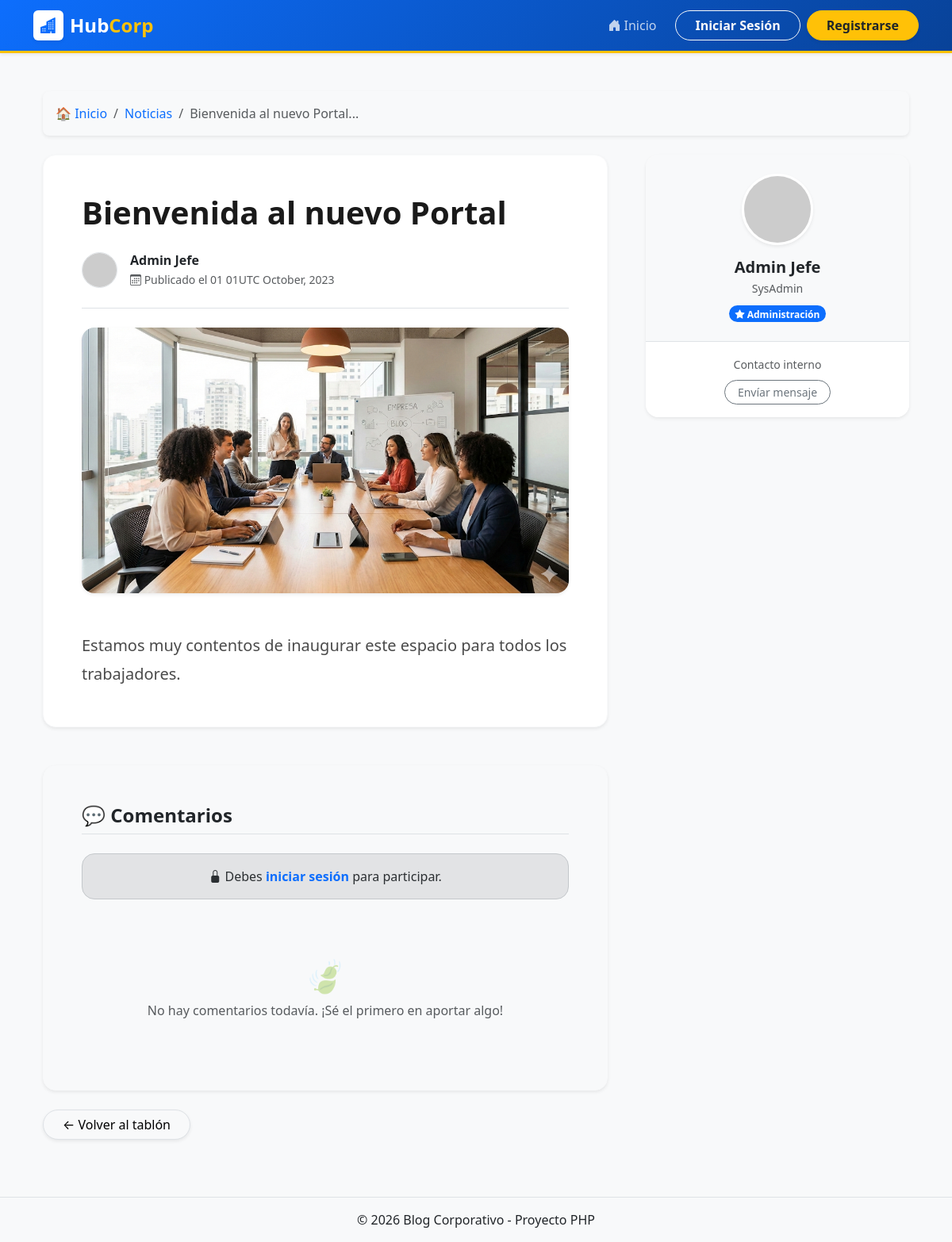
The page /post.php?id=1 on the database its author committed.
### tables this page shows
CREATE TABLE posts (
    id INT AUTO_INCREMENT PRIMARY KEY,
    titulo VARCHAR(200) NOT NULL,
    contenido TEXT NOT NULL,
    imagen VARCHAR(255) DEFAULT 'default.png',  
    fecha_publicacion DATETIME DEFAULT CURRENT_TIMESTAMP,
    autor_id INT,
    FOREIGN KEY (autor_id) REFERENCES usuarios(id) ON DELETE CASCADE
);

CREATE TABLE usuarios (
    id INT AUTO_INCREMENT PRIMARY KEY,
    nombre VARCHAR(100) NOT NULL,
    email VARCHAR(100) NOT NULL UNIQUE,
    password VARCHAR(255) NOT NULL,
    rol ENUM('admin', 'empleado') DEFAULT 'empleado',
    cargo VARCHAR(100) DEFAULT 'Nuevo empleado',
    avatar VARCHAR(255) DEFAULT 'default.png',  
    fecha_registro DATETIME DEFAULT CURRENT_TIMESTAMP
);

### post.php (the view, shortened to what this page needs)
<?php
require_once 'includes/conexion.php';
$id_post = $_GET['id'];
$sql = "SELECT p.*, u.nombre AS autor_nombre, u.avatar AS autor_avatar, u.rol AS autor_rol, u.cargo AS autor_cargo
        FROM posts p
        INNER JOIN usuarios u ON p.autor_id = u.id
        WHERE p.id = ?";
$stmt = mysqli_prepare($conn, $sql);
mysqli_stmt_bind_param($stmt, "i", $id_post);
mysqli_stmt_execute($stmt);
$resultado = mysqli_stmt_get_result($stmt);
$post = mysqli_fetch_assoc($resultado);
$ruta_avatar = 'assets/img/avatars/' . $post['autor_avatar'];
if (!file_exists($ruta_avatar) || empty($post['autor_avatar'])) {
    $ruta_avatar = "https://ui-avatars.com/api/?name=".urlencode($post['autor_nombre'])."&background=e9ecef&color=0d6efd";
}
$ruta_imagen_post = 'assets/img/posts/' . $post['imagen'];
if (!file_exists($ruta_imagen_post)) {
    $ruta_imagen_post = 'assets/img/posts/default.png';
}
include 'includes/header.php';
?>
<div class="container py-4">
    <nav aria-label="breadcrumb" class="mb-4">
        <ol class="breadcrumb bg-light p-3 rounded-3 shadow-sm">
            <li class="breadcrumb-item"><a href="index.php" class="text-decoration-none">🏠 Inicio</a></li>
            <li class="breadcrumb-item"><a href="index.php" class="text-decoration-none">Noticias</a></li>
            <li class="breadcrumb-item active" aria-current="page"><?php echo substr(htmlspecialchars($post['titulo']), 0, 30); ?>...</li>
        </ol>
    </nav>
    <div class="row g-5">
        <div class="col-lg-8">
            <article class="bg-white p-4 p-md-5 rounded-4 shadow-sm border border-light">
                <h1 class="fw-bold mb-4" style="font-size: 2.5rem; line-height: 1.2; color: #1a1a1a;">
                    <?php echo htmlspecialchars($post['titulo']); ?>
                </h1>
                <div class="d-flex align-items-center mb-4 pb-4 border-bottom text-muted">
                    <img src="<?php echo $ruta_avatar; ?>" alt="Avatar" class="rounded-circle me-3 border" width="45" height="45" style="object-fit:cover;">
                    <div>
                        <span class="fw-bold text-dark d-block"><?php echo htmlspecialchars($post['autor_nombre']); ?></span>
                        <small>
                            <i class="bi bi-calendar3"></i> Publicado el <?php echo date("d de F, Y", strtotime($post['fecha_publicacion'])); ?>
                        </small>
                    </div>
                </div>
                <div class="mb-5">
                    <img src="<?php echo $ruta_imagen_post; ?>" class="img-fluid rounded-4 shadow-sm w-100" alt="Imagen del artículo" style="max-height: 450px; object-fit: cover;">
                </div>
                <div class="post-content fs-5 text-break" style="line-height: 1.8; color: #4a4a4a;">
                    <?php echo nl2br(htmlspecialchars($post['contenido'])); ?>
                </div>
            </article>
            <section class="bg-light p-4 p-md-5 rounded-4 border border-light shadow-sm mt-5">
                <h4 class="fw-bold mb-4 border-bottom pb-2">💬 Comentarios</h4>
                <?php if (isset($_SESSION['usuario_id'])): ?>
                    <div class="d-flex mb-5">
                        <div class="me-3 d-none d-sm-block">
                            <?php
                                $mi_avatar = 'assets/img/avatars/' . $_SESSION['avatar'];
                                if (!file_exists($mi_avatar) || empty($_SESSION['avatar'])) {
                                    $mi_avatar = "https://ui-avatars.com/api/?name=".urlencode($_SESSION['nombre'])."&background=e9ecef&color=0d6efd";
                                }
                            ?>
                            <img src="<?php echo $mi_avatar; ?>" class="rounded-circle border shadow-sm" width="50" height="50" style="object-fit:cover;">
                        </div>
                        <div class="flex-grow-1">
                            <form action="post.php?id=<?php echo $id_post; ?>" method="POST">
                                <div class="mb-2">
                                    <textarea name="comentario" class="form-control rounded-4 bg-white" rows="3" placeholder="Escribe tu opinión o pregunta aquí..." required></textarea>
                                </div>
                                <div class="text-end">
                                    <button type="submit" name="btn_comentar" class="btn btn-primary rounded-pill px-4 fw-bold">Enviar comentario</button>
                                </div>
                            </form>
                        </div>
                    </div>
                <?php else: ?>
                    <div class="alert alert-secondary text-center rounded-4 mb-5">
                        <i class="bi bi-lock-fill"></i> Debes <a href="login.php" class="fw-bold text-decoration-none">iniciar sesión</a> para participar.
                    </div>
                <?php endif; ?>
                <div class="comentarios-lista">
                    <?php
                    $sql_com = "SELECT c.*, u.nombre, u.avatar, u.cargo
                                FROM comentarios c
                                INNER JOIN usuarios u ON c.autor_id = u.id
                                WHERE c.post_id = ?
                                ORDER BY c.fecha_creacion DESC";
                    $stmt_com = mysqli_prepare($conn, $sql_com);
                    mysqli_stmt_bind_param($stmt_com, "i", $id_post);
                    mysqli_stmt_execute($stmt_com);
                    $res_com = mysqli_stmt_get_result($stmt_com);
                    if (mysqli_num_rows($res_com) > 0):
                        while ($com = mysqli_fetch_assoc($res_com)):
                            $avatar_com = 'assets/img/avatars/' . $com['avatar'];
                            if (!file_exists($avatar_com) || empty($com['avatar'])) {
                                $avatar_com = "https://ui-avatars.com/api/?name=".urlencode($com['nombre'])."&background=6c757d&color=fff";
                            }
                    ?>
                        <div class="d-flex mb-4">
                            <div class="me-3">
                                <img src="<?php echo $avatar_com; ?>" class="rounded-circle shadow-sm" width="45" height="45" style="object-fit:cover;">
                            </div>
                            <div class="flex-grow-1 bg-white p-3 rounded-4 border shadow-sm position-relative">
                                <div class="position-absolute" style="left: -8px; top: 15px; width: 0; height: 0; border-top: 8px solid transparent; border-bottom: 8px solid transparent; border-right: 8px solid #dee2e6;"></div>
                                <div class="position-absolute" style="left: -7px; top: 15px; width: 0; height: 0; border-top: 8px solid transparent; border-bottom: 8px solid transparent; border-right: 8px solid white;"></div>
                                <div class="d-flex justify-content-between align-items-center mb-1">
                                    <h6 class="fw-bold mb-0 text-primary">
                                        <?php echo htmlspecialchars($com['nombre']); ?>
                                        <span class="badge bg-light text-secondary ms-1 fw-normal border"><?php echo htmlspecialchars($com['cargo'] ?? 'Empleado'); ?></span>
                                    </h6>
                                    <small class="text-muted" style="font-size: 0.8rem;">
                                        🕒 <?php echo date("d/m/Y H:i", strtotime($com['fecha_creacion'])); ?>
                                    </small>
                                </div>
                                <p class="mb-0 text-dark" style="font-size: 0.95rem;">
                                    <?php echo nl2br(htmlspecialchars($com['contenido'])); ?>
                                </p>
                            </div>
                        </div>
                    <?php
                        endwhile;
                    else:
                    ?>
                        <div class="text-center text-muted p-4">
                            <h1 class="opacity-50">🍃</h1>
                            <p>No hay comentarios todavía. ¡Sé el primero en aportar algo!</p>
                        </div>
                    <?php endif; ?>
                </div>
            </section>
            <div class="mt-4">
                <a href="index.php" class="btn btn-light border shadow-sm px-4 rounded-pill">
                    &larr; Volver al tablón
                </a>
            </div>
        </div>
        <div class="col-lg-4">
            <div class="sticky-top" style="top: 2rem;">
                <div class="card shadow-sm border-0 rounded-4 mb-4 text-center overflow-hidden">
                    <div class="bg-light py-4 border-bottom">
                        <img src="<?php echo $ruta_avatar; ?>" class="rounded-circle shadow-sm border border-3 border-white mb-3" width="90" height="90" style="object-fit:cover;">
                        <h5 class="fw-bold mb-1"><?php echo htmlspecialchars($post['autor_nombre']); ?></h5>
                        <p class="text-muted small mb-2"><?php echo htmlspecialchars($post['autor_cargo'] ?? 'Empleado'); ?></p>
                        <?php if(strtolower($post['autor_rol']) == 'admin'): ?>
                            <span class="badge bg-primary rounded-pill"><i class="bi bi-star-fill"></i> Administración</span>
                        <?php else: ?>
                            <span class="badge bg-secondary rounded-pill text-white">Redactor</span>
                        <?php endif; ?>
                    </div>
                    <div class="card-body bg-white py-3">
                        <small class="text-muted">Contacto interno</small><br>
                        <a href="#" class="btn btn-sm btn-outline-secondary rounded-pill mt-2 px-3">Envíar mensaje</a>
                    </div>
                </div>
            </div>
        </div>
    </div>
</div>
<?php include 'includes/footer.php'; ?>

### rows shown on the page
posts: titulo "Bienvenida al nuevo Portal", autor.nombre "Admin Jefe", fecha_publicacion "01 01UTC October, 2023", contenido "Estamos muy contentos de inaugurar este espacio para todos los trabajadores.", autor.cargo "SysAdmin"
